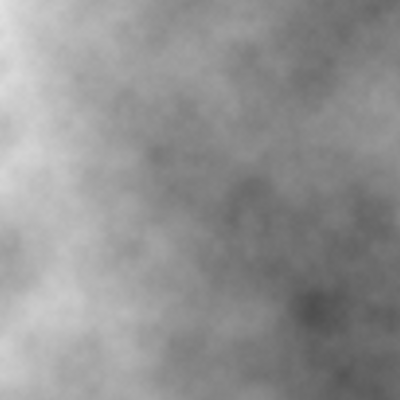
Frame 1 (no input)
Frame 2 (the mouse pressed at the canvas centre, redrawn once): identical to frame 1, image omitted

The p5.js sketch that drew this single still picture (run headless with seeded random() and noise() and a simulated clock; the mouse was pressed at the canvas centre and the sketch redrawn once):

// p5.js sketch
// ── sketch.js

/*
PERLIN NOISE
Jeff Thompson | 2017/20 | jeffreythompson.org

In 1983, frustrated by the "machine-like" look of randomness in 
computer graphics (like Brownian motion), Ken Perlin invented 
the now-famous Perlin noise algorithm. It has since been used in
countless feature films and videogames to create realistic smoke,
clouds, and other textures (and the terrain in the game Minecraft).
In 1997, Perlin won an Academy Award for the algorithm.

We can use Perlin noise for more realistic textures, like in this
example, but also motion – see the PerlinMotion example for more
on that.

You can read more about the math behind Perlin noise here:
https://en.wikipedia.org/wiki/Perlin_noise
http://flafla2.github.io/2014/08/09/perlinnoise.html

CHALLENGES:
1. A 3rd parameter (what could be thought of as the Z or "time"
   dimension) can be added so the noise can be fluidly animated.
   Can you move our noise function to the draw() loop and make
   it change over time? (Hint: you'll need a variable for Z and
   some way to change it every frame. See the noise() documentation
   for more details.)

*/

let detail =    0.6;     // amount of detail in the noise (0-1)
let increment = 0.002;   // how quickly to move through noise (0-1) 

function setup() {
	createCanvas(400, 400);
	noLoop();
}


function draw() {
	
	// settings for noise() – these change the amount of
  	// detail or blurriness that results
  	noiseDetail(8, detail);

  	// the details are kind of mathy, but you can read more
  	// in the noiseDetail() page in the reference

  	// set each pixel onscreen from noise()
  	// (we'll talk more about accessing pixel values later)
	loadPixels();
	for (let y=0; y<height; y+=1) {
		for (let x=0; x<width; x+=1) {

			// noise() returns a value 0-1, so multiply
			// by 255 to get a number we can use for color
			let gray = noise(x*increment, y*increment) * 255;

			// set the current pixel to the value from noise()
			set(x, y, gray);
		}
	}
	updatePixels();
}
